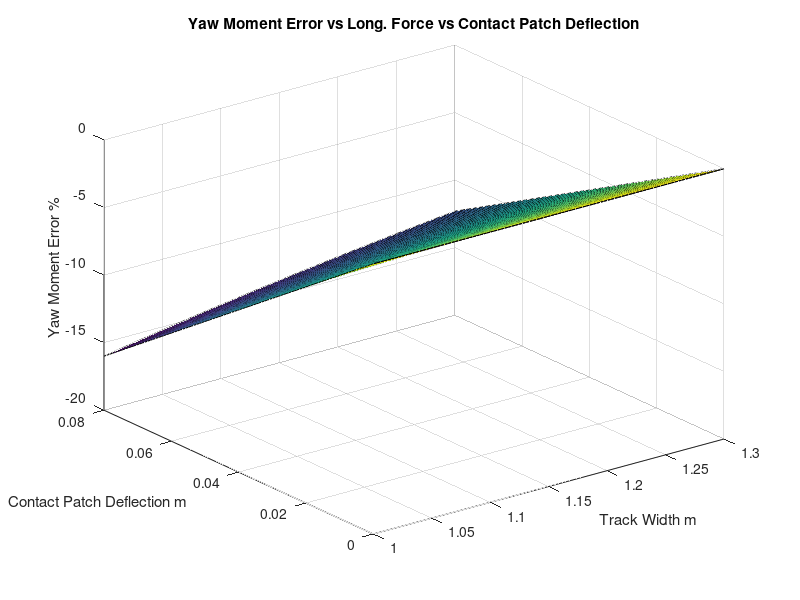

Recreate this plot in MATLAB.
clc; clear all;

wheelbase = 1.53;
track_width = linspace(1, 1.3, 100);
contact_patch_deflection = linspace(0, 0.08, 100)';

%% Condition: wheels are straight
% For Fy there is no error. For TV moments where we are applying Fx:
tire_long_force = 1; % magnitude of force has no effect on error

expected_yaw_moment = tire_long_force * (track_width/2);

% columns: increasing track width. rows: increasing contact patch deflection
actual_yaw_moment = tire_long_force * ((track_width/2) - contact_patch_deflection);


yaw_moment_error = (actual_yaw_moment - expected_yaw_moment) ./ expected_yaw_moment .* 100;


figure;
surf(track_width, contact_patch_deflection, yaw_moment_error)
title('Yaw Moment Error vs Long. Force vs Contact Patch Deflection')
xlabel('Track Width m')
ylabel('Contact Patch Deflection m')
zlabel('Yaw Moment Error %')
%}